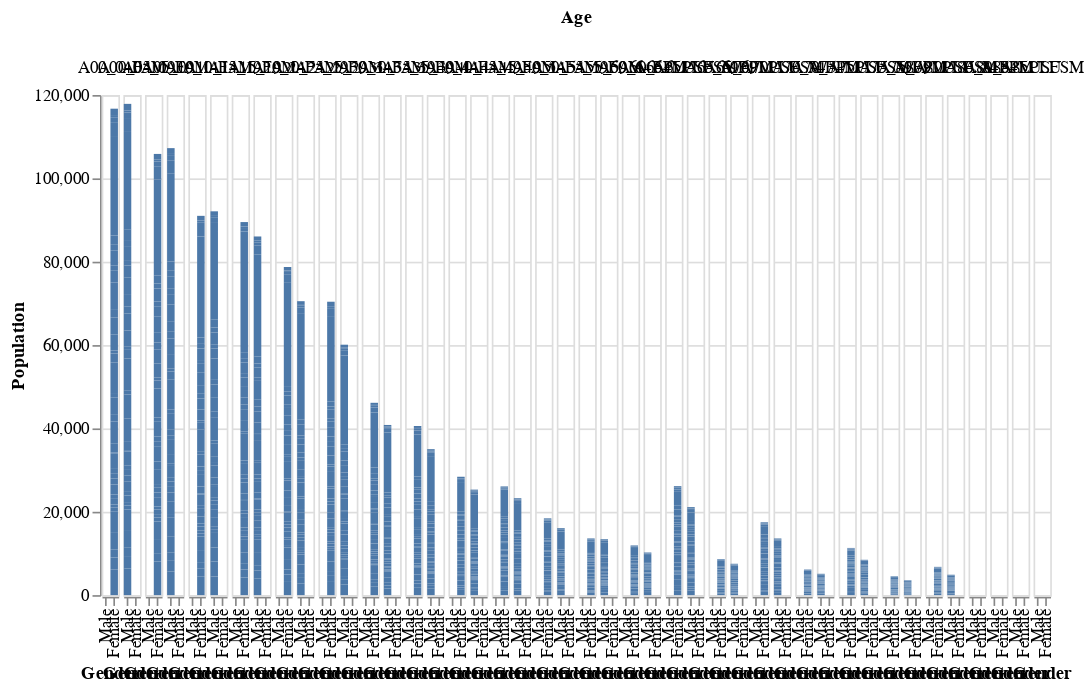

The notebook cell this image was saved under:
### Markdown cell above
##### Sort Faceted Data - Individual Chart (N)

Sort individual axes

### Code cell
bar_1.encode(x=alt.X('Gender:N', sort=alt.EncodingSortField('Gender', order='descending')), 
             y='Population:Q', column='Age',
            ).transform_filter(
    alt.FieldOneOfPredicate('Gender', oneOf=['Male', 'Female'])
).configure_facet(spacing=1).properties(width=10)

### Figure 1 — Vega-Lite specification as saved in the notebook (floating-point values rounded to 4 significant figures; data arrays with more than 128 entries replaced by an {"elided": "..."} marker saying what was removed)
{"config": {"view": {"continuousWidth": 400, "continuousHeight": 300}, "facet": {"spacing": 1}}, "data": {"name": "data-012518cc40f1a114cae5821882679261"}, "mark": "bar", "encoding": {"column": {"type": "nominal", "field": "Age"}, "x": {"type": "nominal", "field": "Gender", "sort": {"field": "Gender", "order": "descending"}}, "y": {"type": "quantitative", "field": "Population"}}, "transform": [{"filter": {"field": "Gender", "oneOf": ["Male", "Female"]}}], "width": 10, "$schema": "https://vega.github.io/schema/vega-lite/v4.8.1.json", "datasets": {"data-012518cc40f1a114cae5821882679261": {"elided": "2574 records"}}}
